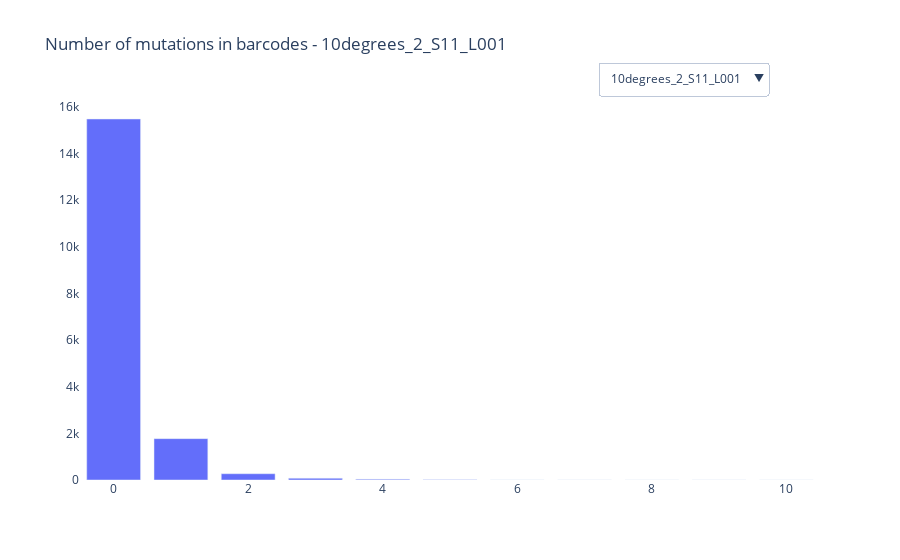

The cell this chart's notebook holds for it:
### Markdown cell above
## Mutations in barcode

### Code cell
%reload_ext autoreload

fig = study.mutations_in_barcodes(
    sample = ['10degrees_2_S11_L001','37degrees_01percent_2_S17_L001']
    )['fig']
fig.show()

### Figure 1 — Plotly figure (JSON) as saved in the notebook; plotly's stock layout.template omitted (floating-point values rounded to 4 significant figures; data arrays with more than 128 entries replaced by an {"elided": "..."} marker saying what was removed)
{"data": [{"hovertemplate": "Number of mutations: %{x}<br>Number of reads: %{y}<extra></extra>", "name": "10degrees_2_S11_L001", "type": "bar", "visible": true, "x": [0, 1, 2, 3, 4, 5, 6, 7, 8, 9, 10], "y": {"elided": "169 int values"}}], "layout": {"barmode": "stack", "paper_bgcolor": "white", "plot_bgcolor": "white", "title": {"text": "Number of mutations in barcodes - 10degrees_2_S11_L001"}, "updatemenus": [{"active": 0, "buttons": [{"args": [{"visible": [true]}, {"title": "Number of mutations in barcodes - 10degrees_2_S11_L001"}], "label": "10degrees_2_S11_L001", "method": "update"}], "x": 0.7, "xanchor": "left", "y": 1.1, "yanchor": "top"}]}}
